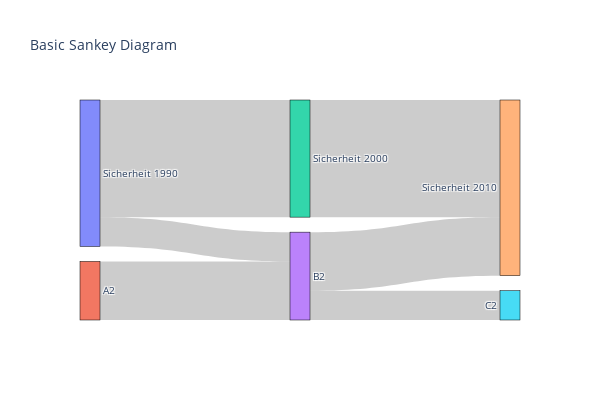

Notebook code for this chart:
### Markdown cell above
## Veränderungen (Timeline)

* Säulen
* Linien
* Gestapelte Flächen
* Sankey(?)

### Code cell
fig = go.Figure(data=[go.Sankey(
    node = dict(
      pad = 15,
      thickness = 20,
      line = dict(color = "black", width = 0.5),
      label = ["Sicherheit 1990", "A2", "Sicherheit 2000", "B2", "Sicherheit 2010", "C2"]
      
    ),
    link = dict(
      source = [0, 0, 1, 2, 3, 3], 
      target = [2, 3, 3, 4, 4, 5],
      value =  [8, 2, 4, 8, 4, 2],

  ))])

fig.update_layout(title_text="Basic Sankey Diagram", font_size=10,width=600, height=400)
fig.show()

### Figure 1 — Plotly figure (JSON) as saved in the notebook; plotly's stock layout.template omitted (floating-point values rounded to 4 significant figures)
{"data": [{"link": {"source": [0, 0, 1, 2, 3, 3], "target": [2, 3, 3, 4, 4, 5], "value": [8, 2, 4, 8, 4, 2]}, "node": {"label": ["Sicherheit 1990", "A2", "Sicherheit 2000", "B2", "Sicherheit 2010", "C2"], "line": {"color": "black", "width": 0.5}, "pad": 15, "thickness": 20}, "type": "sankey"}], "layout": {"font": {"size": 10}, "height": 400, "title": {"text": "Basic Sankey Diagram"}, "width": 600}}
